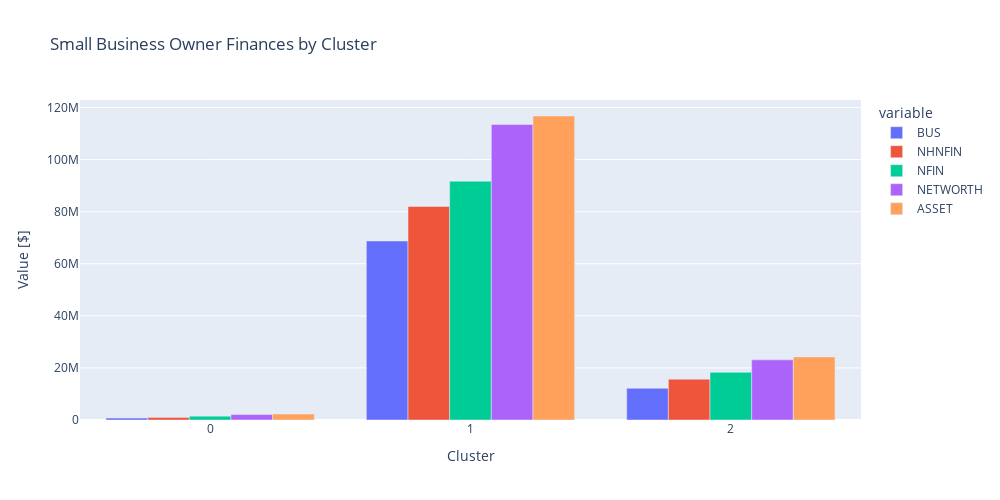

Notebook source saved alongside this figure:
### Code cell
# Create side-by-side bar chart of `xgb`
fig = px.bar(
    xgb,
    barmode = 'group',
    title = 'Small Business Owner Finances by Cluster',
    height=500, 
    width=1000
)

fig.update_layout(xaxis_title='Cluster', yaxis_title='Value [$]')
fig.show()

### Figure 1 — Plotly figure (JSON) as saved in the notebook; plotly's stock layout.template omitted (floating-point values rounded to 4 significant figures)
{"data": [{"alignmentgroup": "True", "hovertemplate": "variable=BUS<br>index=%{x}<br>value=%{y}<extra></extra>", "legendgroup": "BUS", "marker": {"color": "#636efa", "pattern": {"shape": ""}}, "name": "BUS", "offsetgroup": "BUS", "orientation": "v", "showlegend": true, "textposition": "auto", "type": "bar", "x": [0, 1, 2], "xaxis": "x", "y": [736700.0, 68740000.0, 12160000.0], "yaxis": "y"}, {"alignmentgroup": "True", "hovertemplate": "variable=NHNFIN<br>index=%{x}<br>value=%{y}<extra></extra>", "legendgroup": "NHNFIN", "marker": {"color": "#EF553B", "pattern": {"shape": ""}}, "name": "NHNFIN", "offsetgroup": "NHNFIN", "orientation": "v", "showlegend": true, "textposition": "auto", "type": "bar", "x": [0, 1, 2], "xaxis": "x", "y": [1002000.0, 82020000.0, 15680000.0], "yaxis": "y"}, {"alignmentgroup": "True", "hovertemplate": "variable=NFIN<br>index=%{x}<br>value=%{y}<extra></extra>", "legendgroup": "NFIN", "marker": {"color": "#00cc96", "pattern": {"shape": ""}}, "name": "NFIN", "offsetgroup": "NFIN", "orientation": "v", "showlegend": true, "textposition": "auto", "type": "bar", "x": [0, 1, 2], "xaxis": "x", "y": [1488000.0, 91700000.0, 18290000.0], "yaxis": "y"}, {"alignmentgroup": "True", "hovertemplate": "variable=NETWORTH<br>index=%{x}<br>value=%{y}<extra></extra>", "legendgroup": "NETWORTH", "marker": {"color": "#ab63fa", "pattern": {"shape": ""}}, "name": "NETWORTH", "offsetgroup": "NETWORTH", "orientation": "v", "showlegend": true, "textposition": "auto", "type": "bar", "x": [0, 1, 2], "xaxis": "x", "y": [2076000.0, 113500000.0, 23100000.0], "yaxis": "y"}, {"alignmentgroup": "True", "hovertemplate": "variable=ASSET<br>index=%{x}<br>value=%{y}<extra></extra>", "legendgroup": "ASSET", "marker": {"color": "#FFA15A", "pattern": {"shape": ""}}, "name": "ASSET", "offsetgroup": "ASSET", "orientation": "v", "showlegend": true, "textposition": "auto", "type": "bar", "x": [0, 1, 2], "xaxis": "x", "y": [2281000.0, 116800000.0, 24230000.0], "yaxis": "y"}], "layout": {"barmode": "group", "height": 500, "legend": {"title": {"text": "variable"}, "tracegroupgap": 0}, "title": {"text": "Small Business Owner Finances by Cluster"}, "width": 1000, "xaxis": {"anchor": "y", "domain": [0, 1], "title": {"text": "Cluster"}}, "yaxis": {"anchor": "x", "domain": [0, 1], "title": {"text": "Value [$]"}}}}
